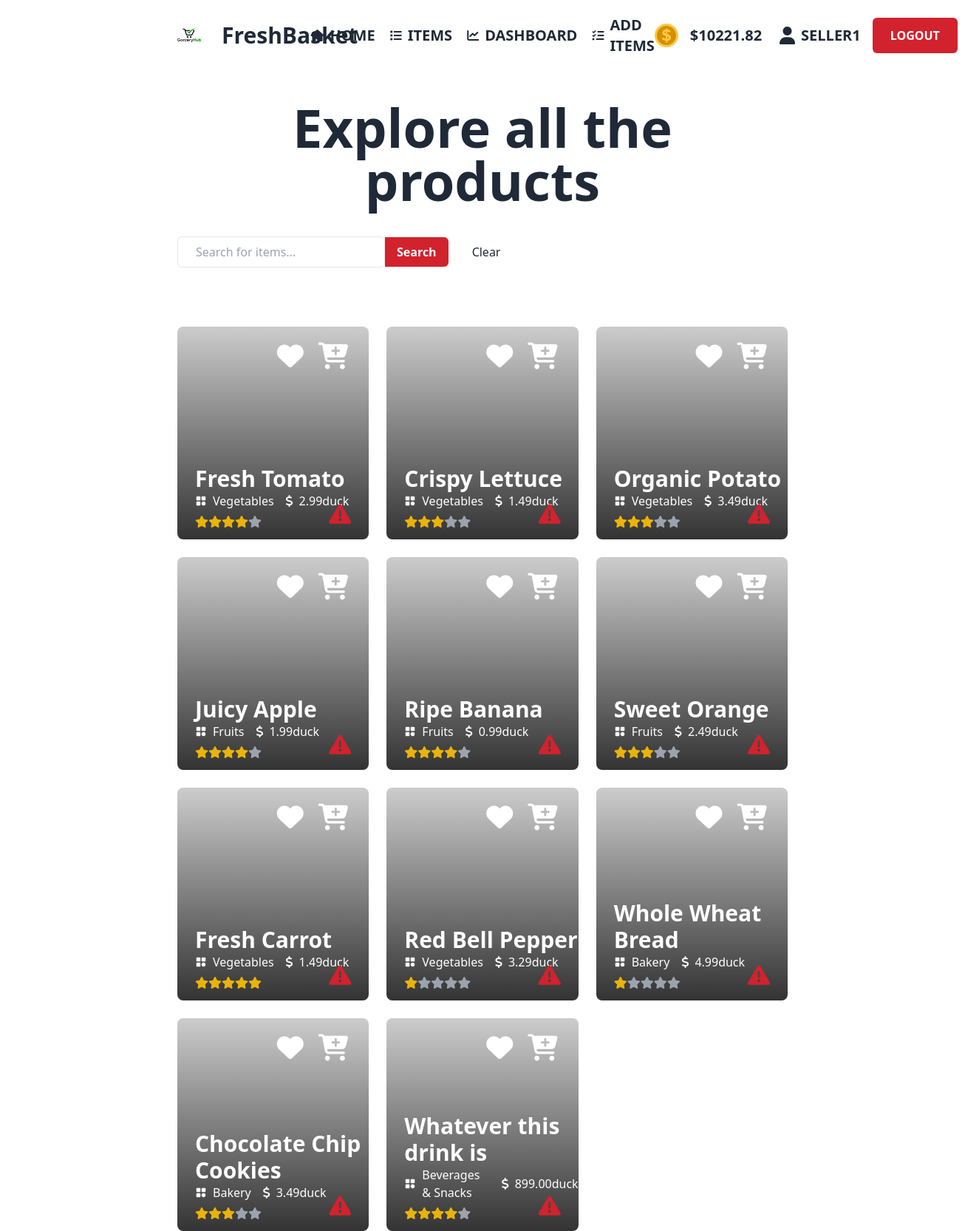
The page /src/viewer/allItems3.php (signed in) on the database its author committed.
### tables this page shows
CREATE TABLE `products` (
  `productId` int(11) NOT NULL,
  `name` varchar(50) NOT NULL,
  `imgurl` varchar(60) DEFAULT NULL,
  `price` decimal(10,2) NOT NULL,
  `ammount` text DEFAULT NULL,
  `publishdate` date NOT NULL,
  `selleremail` varchar(60) DEFAULT NULL,
  `cartcount` int(11) DEFAULT NULL,
  `category` varchar(50) NOT NULL,
  `status` varchar(20) DEFAULT NULL,
  `rating` float DEFAULT NULL,
  `numOfPeople` int(11) DEFAULT 0
);

### src/viewer/allItems3.php (the view, shortened to what this page needs)
<!DOCTYPE html>
<html data-theme="light" lang="en" style="scroll-behavior: smooth;">
<head>
    <link href="https://cdn.jsdelivr.net/npm/daisyui@4.7.3/dist/full.min.css" rel="stylesheet" type="text/css" />
    <script src="https://cdn.tailwindcss.com"></script>
</head>
<body>
    <header>
      <?php include 'navbar1.php'; ?>
    </header>
    <main>
        <section class="px-[15rem]">
            <h1 class="text-center text-7xl font-extrabold my-10">
                Explore all the products
            </h1>
            <form method="post" class="my-10 flex items-center">
              <input class="px-6 py-2 rounded-md border border-solid" type="text" name="searchTerm" placeholder="Search for items..." required>
              <button type="submit" class="rounded-r-md px-4 py-2 bg-[#D2222D] text-white font-semibold" name="search">Search</button>
              <button type="reset" class="ml-8" onclick="window.location.href='allItems.php';">Clear</button>
            </form>
            <div class="grid grid-cols-3 gap-6">
              <?php
                require('DBconnect.php');
                $customeremail = $_COOKIE['email'];
                $query = "SELECT * FROM products WHERE status = 'published'";
                $result = mysqli_query($conn, $query);
                if (mysqli_num_rows($result) > 0) {
                  while ($row = mysqli_fetch_assoc($result)) {
                    $productName = $row['name'];
                    $productPrice = $row['price'];
                    $productImage = $row['imgurl'];
                    $productcategory = $row['category'];
                    $productid = $row['productId'];
                    $productRating = (int)$row['rating'];
                ?>
                <div class='w-full h-72 rounded-lg relative' style='background-image: linear-gradient(to top,rgba(0, 0, 0, 0.8), rgba(0, 0, 0, 0.2)),url(<?php echo $productImage?>); background-size: cover; background-repeat: no-repeat;'>
                  <div class='flex items-center absolute top-4 right-6'>
                    <div class="mr-4">
                      <?php
                        $sql = "SELECT * FROM wishlist WHERE productId = '$productid' AND customer_email = '$customeremail'";
                        $wishlistResult = mysqli_query($conn, $sql);
                        if (mysqli_num_rows($wishlistResult) > 0) {
                          ?>
                          <i class="fa-solid fa-heart text-4xl text-[#2aff2a] cursor-pointer"></i>
                      <?php
                        } else {
                          ?>
                          <i onclick="handleWishlist('<?php echo $productid ?>', '<?php echo $customeremail ?>')" class="fa-solid fa-heart text-4xl text-white hover:text-[#FFBF00] cursor-pointer"></i>
                      <?php
                        }
                      ?>
                    </div>
                    <div class="dropdown dropdown-end">
                      <div tabindex="0" role="button" class="m-1"><i class='fa-solid fa-cart-plus text-4xl text-white hover:text-[#FFBF00] hover pointer'></i></div>
                    </div>
                  </div>
                  <div class='flex flex-col justify-start absolute bottom-4 left-6'>
                    <h1 class='text-3xl font-bold text-white'><?php echo $productName?></h1>
                    <div class='flex flex-row items-center mb-2'>
                      <p class='text-white mr-4 flex items-center gap-2'><img class='w-4 h-4' src='../ICON/categories.png'><?php echo $productcategory ?></p>
                      <p class='text-white flex items-center gap-2'><i class='fa-solid fa-dollar-sign'></i><?php echo $productPrice ?>duck</p>
                    </div>
                    <div onclick="document.getElementById('rating_modal_<?php echo $productid; ?>').showModal()" class='flex items-center cursor-pointer'>
                      <?php for ($i = 1; $i <= 5; $i++): ?> <?php if ($i <= $productRating): ?>
                        <i class="fa-solid fa-star text-yellow-500"></i>
                        <?php else: ?>
                          <i class="fa-solid fa-star text-gray-400"></i>
                          <?php endif; ?>
                      <?php endfor; ?>
                     </div>
                  </div>
                  <div class="absolute bottom-4 right-6">
                    <i onclick="document.getElementById('my_modal_1').setAttribute('open', 'true')" class="fa-solid fa-triangle-exclamation text-[#D2222D] text-3xl cursor-pointer"></i>
                  </div>
                </div>
                <?php
                  }
                } else {
                  echo "Oops.....No products found.";
                }
                ?>
            </div>
        </section>
    </main>
</body>
</html>

### rows shown on the page
products: name "Fresh Tomato", category "Vegetables", price "2.99"
products: name "Crispy Lettuce", category "Vegetables", price "1.49"
products: name "Organic Potato", category "Vegetables", price "3.49"
products: name "Juicy Apple", category "Fruits", price "1.99"
products: name "Ripe Banana", category "Fruits", price "0.99"
products: name "Sweet Orange", category "Fruits", price "2.49"
products: name "Fresh Carrot", category "Vegetables", price "1.49", rating 5 (drawn)
products: name "Red Bell Pepper", category "Vegetables", price "3.29", rating 1 (drawn)
products: name "Whole Wheat Bread", category "Bakery", price "4.99", rating 1 (drawn)
products: name "Chocolate Chip Cookies", category "Bakery", price "3.49"
products: name "Whatever this drink is", category "Beverages & Snacks", price "899.00"

### other values the page prints
$revenue "10221.82"
$username "SELLER1"
